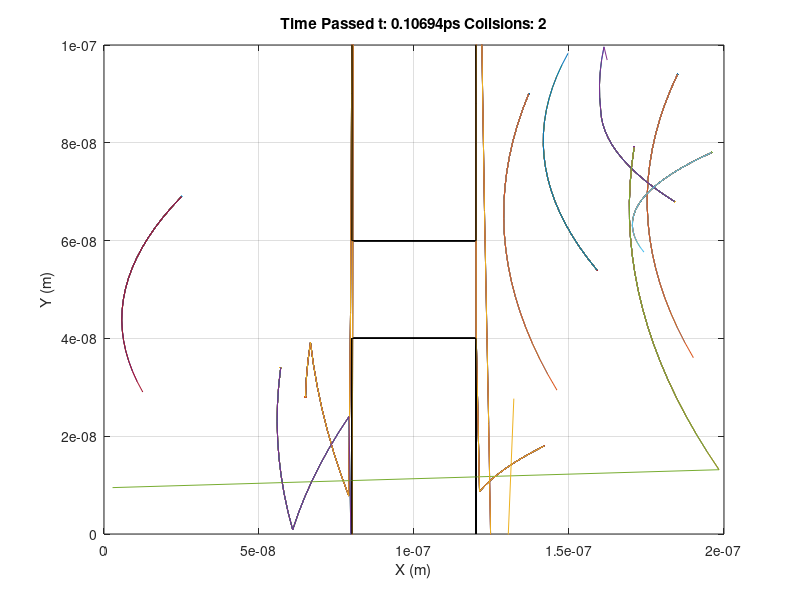
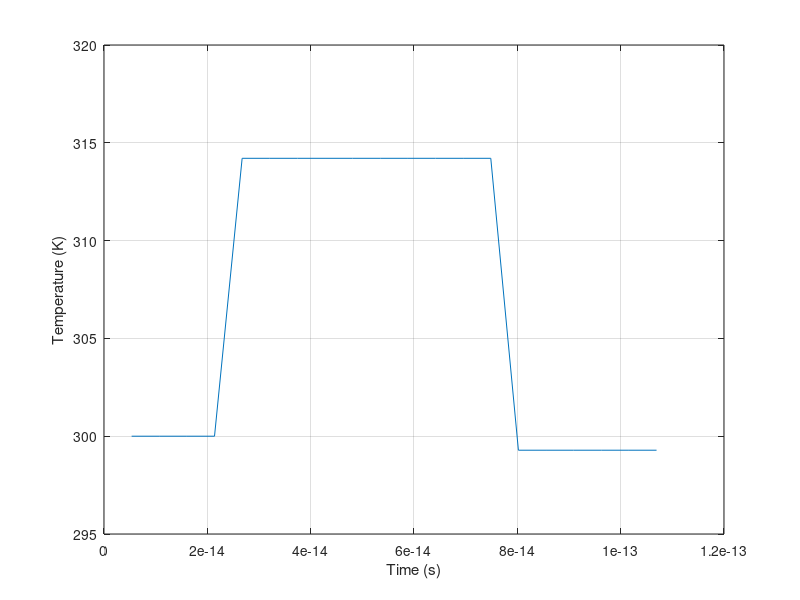

MATLAB code to generate these figures, in order: (Note: this script raises an error after producing the figures.)
% MC/FD - ELEC 4700 Assignment 1

% Monte Carlo Modelling of Electron Transport - ELEC 4700 Assignment 1

close all
clear 
format short
clc

% Constants
m0 = 9.11e-31; % kg
me = 0.26*m0;
q = 1.602e-19; % C
kB = 1.38066e-23; % J/K
nm = 1e-9; % nanometre
ps = 1e-12; % picosecond

% Dimensions
Elec = 10;  % simulates for 10 particles at once
xdim = 200; % nm
ydim = 100; % nm and need to make same length
x = zeros(Elec,1)*nm;
y = zeros(Elec,1)*nm; %need to make same length 
% Reg = zeros(xdim*1e9,ydim*1e9)*nm;  % semiconductor region

% Specifics
InitialTemp = 300; % in [K]
vtFirst = sqrt(2*kB*InitialTemp/me); %1.8701e5 in m/s
Tmn = 0.02*ps;

% Simulation setup
steps = 20; 
dt = nm/vtFirst; %5.347e-15s    
Temp = zeros(Elec,1);
TempNew = zeros(Elec,1);
vtNew = zeros(Elec,1);
t = zeros(1,Elec);
dz = zeros(Elec,1); % straight path
dx = zeros(Elec,1); % new x dif
dy = zeros(Elec,1); % new y dif 

% Electric Field Contribution
Vx = .1; % V
Vy = 0; % V y-values calculated but ignored since they are all zero

% Ex = Vx/(xdim*nm); % V/m
Ey = Vy/(ydim*nm); % V/m
% E From previous parts:
Ex = 1e6; % V/m

Fx = q*Ex; % N
Fy = q*Ey; % N
rho = 10^15;

dvx = Fx*Tmn/me; % speed changes from electric field 
dvy = Fy*Tmn/me;
dxE = dvx*Tmn; % distance changes from electric field
dyE = dvy*Tmn; 

% Scatter Parameters
on = 1;
off = 0;
scatter = on; % scattering on/off switch
% scatter = off; 
collide = 0; % counter for collisons
p = (1 - exp(-dt/Tmn))/10; % probability for scatter threshold
re = 0; % default rebound velocity factor
% re = -0.5; % Bounces back at half its initial speed

% 
xbc = 0;
xCompare = 0;
ybc = 0;
yCompare = 0;

for i = 1:steps    
   
    if i == 1
        t(i,:) = dt;
        Temp(:,i) = InitialTemp;
        vtNew(:,i) = vtFirst;        
        
        Boxes = {};
        
        %Test BCs
%         Boxes{1}.X = [0.9 1.1]*100*nm; %top box
%         Boxes{1}.Y = [0.8 1.0]*100*nm;
% %         Boxes{1}.BC = 0.0;
%         
%         Boxes{2}.X = [0.9 1.1]*100*nm; %bottom box
%         Boxes{2}.Y = [0.0 0.2]*100*nm;
% %         Boxes{2}.BC = 0.0; 

        %2nd set of BCs
        Boxes{1}.X = [0.8 1.2]*100*nm; % top box
        Boxes{1}.Y = [0.6 1.0]*100*nm;
%         Boxes{1}.BC = 0.0;
        
        Boxes{2}.X = [0.8 1.2]*100*nm; % bottom box
        Boxes{2}.Y = [0.0 0.4]*100*nm;
%         Boxes{2}.BC = 0.0;
        
        prev = -1; % check for if boundaries were passed
        e=1;
        while e <= Elec % random positions for each particle
                        
            randx = round(rand*xdim)*nm;
            randy = round(rand*ydim)*nm;
            
            % check to see if in box
            if Boxes{1}.X(1,1)<randx && randx<Boxes{1}.X(1,2) &&...
               Boxes{1}.Y(1,1)<randy && randy<Boxes{1}.Y(1,2) ||...%first
               Boxes{2}.X(1,1)<randx && randx<Boxes{2}.X(1,2) &&...
               Boxes{2}.Y(1,1)<randy && randy<Boxes{2}.Y(1,2) %second box
                                
            else
                x(e,i) = randx;
                y(e,i) = randy;
                e=e+1;
            end
                      
        end 
        
    else
        t(i,:) = t(i-1,:) + dt;
        r = rand(1,Elec); % Chance of scattering
        
        % Particle direction
        if i == 2 % initial angle, regardless of scattering
            
            for e = 1:Elec
                theta = rand*360; % random angle in deg
                dz(e,i) = vtFirst*Tmn; % straight path
                dx(e,i) = sind(theta)*dz(e,i); % new x dif
                dy(e,i) = cosd(theta)*dz(e,i); % new y dif 
                x(e,i) = x(e,i-1) + dx(e,i);
                y(e,i) = y(e,i-1) + dy(e,i); 
                Temp(e,i) = Temp(e,i-1);
                vtNew(e,i) = vtFirst;
            end

        else
            
            if scatter == on % yes scatter
            
                for e = 1:Elec 

                    if r(1,e) < p % check each electron for scatter %

                        vtNew(e,i) = vtFirst+randn*vtFirst/sqrt(2);
                        theta = rand*360; % random angle in deg
                        dz(e,i) = vtNew(e,i)*Tmn; % straight path
                        dx(e,i) = sind(theta)*dz(e,i) + dxE; % new x difference
                        dy(e,i) = cosd(theta)*dz(e,i); % new y difference 

                        % updating position, velocity, temperature
                        TempNew(e,i) = me*vtNew(e,i).^2/(2*kB); 
                        Temp(e,i) = TempNew(e,i); 
                        x(e,i) = x(e,i-1) + dx(e,i); 
                        y(e,i) = y(e,i-1) + dy(e,i); 
    %                     vtNew = vt;

                        collide = collide + 1; 

                    else % no scattering, just continue along inital path
                        
                        if prev == 1
                            
                        elseif prev == 0
                            
                        end
                        
                        dx(e,i) = x(e,i-1)-x(e,i-2) + dxE;
                        dy(e,i) = y(e,i-1)-y(e,i-2);
                        
                        dz(e,i) = sqrt(dx(e,i)^2 + dy(e,i)^2);
                        x(e,i) = x(e,i-1) + dx(e,i); 
                        y(e,i) = y(e,i-1) + dy(e,i);
    %                     prev = -1;
                        vtNew(e,i) = vtNew(e,i-1);
                        Temp(e,i) = Temp(e,i-1);
                    end

                end

            else % no scattering, just continue along inital path

                for e = 1:Elec
                    dx(e,i) = x(e,i-1)-x(e,i-2) + dxE;
                    dy(e,i) = y(e,i-1)-y(e,i-2); 
                    dz(e,i) = sqrt(dx(e,i)^2 + dy(e,i)^2);
                    x(e,i) = x(e,i-1) + dx(e,i); 
                    y(e,i) = y(e,i-1) + dy(e,i);
                end
                    vtNew(e,i) = vtNew(e,i-1);
                    Temp(e,i) = Temp(e,i-1);

            end
                
            % Boundary Conditions
            for e = 1:Elec

                if x(e,i) < 0 || x(e,i) > xdim*nm % loop on left/right

                    xbc = xbc + 1;

                    if x(e,i) < 0
                        x(e,i) = x(e,i) + 2e-7 + dxE;    
    %                     xNew(e,i) = x(e,i) + 2e-7;
                    elseif x(e,i) > xdim*nm
                        x(e,i) = x(e,i) - 2e-7 + dxE;
    %                     xNew(e,i) = x(e,i) + 2e-7;
                    end

                end

                if y(e,i) < 0 || y(e,i) > ydim*nm % reflect off top/bottom         

                    if y(e,i) < 0 && dy(e,i) < 0 
                        
                        while y(e,i) < 0 
                            y(e,i) = y(e,i) - dy(e,i)/5;
                            prev = 0;
                        end
                        
                    elseif y(e,i) > ydim*nm && dy(e,i) > 0                            
                        
                        while y(e,i) > ydim*nm
                            y(e,i) = y(e,i) - dy(e,i)/5;
                            prev = 1;
                        end
                        
                    end
            
                    dy(e,i) = cosd(-theta)*dz(e,i); % reflecting y dif 
                    y(e,i) = y(e,i) - dy(e,i); 

                end
                
                % Reflect off Boxes - Top then Bottom
                if  Boxes{1}.X(1,1)<x(e,i) && x(e,i)<Boxes{1}.X(1,2) &&...
                    Boxes{1}.Y(1,1)<y(e,i) && y(e,i)<Boxes{1}.Y(1,2) ||...
                    Boxes{2}.X(1,1)<x(e,i) && x(e,i)<Boxes{2}.X(1,2) &&...
                    Boxes{2}.Y(1,1)<y(e,i) && y(e,i)<Boxes{2}.Y(1,2)  
                    

                    if Boxes{1}.X(1,1)<x(e,i) && x(e,i)<Boxes{1}.X(1,2) &&...
                       Boxes{1}.Y(1,1)<y(e,i) && y(e,i)<Boxes{1}.Y(1,2) 
                        
                        while Boxes{1}.X(1,1)<x(e,i) && x(e,i)<Boxes{1}.X(1,2) 
                            x(e,i) = x(e,i) - dx(e,i)/5;
                            prev = 0;
                        end
                   
                        while Boxes{1}.Y(1,1)<y(e,i) && y(e,i)<Boxes{1}.Y(1,2) 
                            y(e,i) = y(e,i) - dy(e,i)/5;
                            prev = 0;
                        end
                        
                    elseif Boxes{2}.X(1,1)<x(e,i) && x(e,i)<Boxes{2}.X(1,2) &&...
                           Boxes{2}.Y(1,1)<y(e,i) && y(e,i)<Boxes{2}.Y(1,2)                           
                        
                        while Boxes{2}.X(1,1)<x(e,i) && x(e,i)<Boxes{2}.X(1,2)
                            x(e,i) = x(e,i) - dx(e,i)/5;
                            prev = 1;
                        end
                       
                        while Boxes{2}.Y(1,1)<y(e,i) && y(e,i)<Boxes{2}.Y(1,2)
                            y(e,i) = y(e,i) - dy(e,i)/5;
                            prev = 1;
                        end
                        
                    end
            
                    dy(e,i) = cosd(-theta)*dz(e,i); % reflecting y dif 
                    y(e,i) = y(e,i) - dy(e,i); 

                end

            end
        
        end
                                             
    end

    %box lines
    bx1 = [80 80]*nm;
    bx2 = [120 120]*nm;
    bx3 = [80 120]*nm;
    by1 = [60 100]*nm;
    by2 = [0 40]*nm;
    by3 = [40 40]*nm;
    by4 = [60 60]*nm;
    
%     1c-i)  Particle Plot   
    for e = 1:Elec
        figure(1)
        if xbc > xCompare && ybc > yCompare         
            plot(xNew(e,:),yNew(e,:));
            xbc = xCompare;
            ybc = yCompare;
        elseif xbc < xCompare && ybc > yCompare
            plot(x(e,:),yNew(e,:));
            ybc = yCompare;
        elseif xbc > xCompare && ybc < yCompare
            plot(xNew(e,:),y(e,:));
            xbc = xCompare;
        end
             
        plot(x(e,:),y(e,:));   
        grid on;
        hold on;     
        pan on
        
    end
    %box plot
    plot(bx1,by1,'k')
    plot(bx1,by2,'k')
    plot(bx2,by1,'k')
    plot(bx2,by2,'k')
    plot(bx3,by3,'k')
    plot(bx3,by4,'k')

    xlim([0 xdim*nm])
    ylim([0 ydim*nm])
    xlabel('X (m)')
    ylabel('Y (m)')
    title(['Time Passed t: ', num2str(t(i)/ps), ...
        'ps Collsions: ', num2str(collide)]) 
    pan on
       
           
%     if mod(steps,5) == 0
%         pause(0.01)
%     end
end

% 1c-ii) Temp plot  
figure
plot(t(:,1),(mean(Temp)));
grid on;
hold on;

xlabel('Time (s)')
ylabel('Temperature (K)')
title(['Average Temperature: ', num2str(mean(Temp(:,i))), ...
    'K Max T: ', num2str(max(Temp,[],'all')),'K Min T: ',...
    num2str(min(Temp,[],'all')),'K']) 

display('Seconds Passed', num2str(t(i)));
finalTemp = num2str(mean(Temp(:,i)));

Jx = q*rho/Elec*sum(vtNew);

figure
plot(t(:,1),Jx);
grid on;
hold on;
xlabel('Time (s)')
ylabel('Current Density (A/m)')
title('Current Density over Time')

figure
surf(x,y,Temp)     
xlabel('x'),ylabel('y'),zlabel('Temperature (K)')
title('Temperature Map')
rotate3d on

J = q*rho/Elec*(vtNew);

figure
surf(x,y,J*1e15)     
xlabel('x'),ylabel('y'),zlabel('Density')
title('Density Map')
rotate3d on



